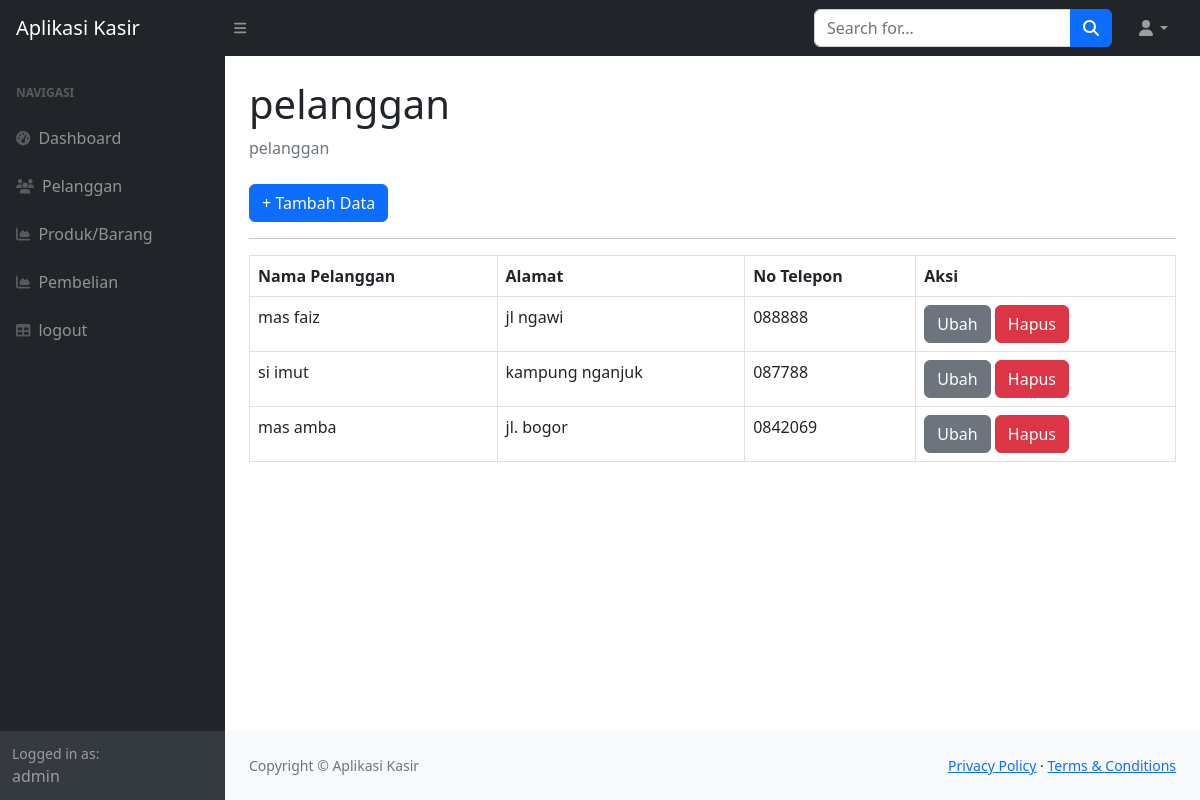
The app's page /ukk_kasir/index.php?page=pelanggan (signed in) with its own data.
### tables this page shows
CREATE TABLE `pelanggan` (
  `id_pelanggan` int(11) NOT NULL,
  `nama_pelanggan` varchar(255) DEFAULT NULL,
  `alamat` text DEFAULT NULL,
  `no_telepon` varchar(255) DEFAULT NULL
);

### ukk_kasir/pelanggan.php (the view)
<div class="container-fluid px-4">
                        <h1 class="mt-4">pelanggan</h1>
                        <ol class="breadcrumb mb-4">
                            <li class="breadcrumb-item active">pelanggan</li>
                        </ol>
                        <a href="?page=pelanggan_tambah" class="btn btn-primary">+ Tambah Data</a>
                        <hr>
                        <table class="table table-bordered">
                            <tr>
                                <th>Nama Pelanggan</th>
                                <th>Alamat</th>
                                <th>No Telepon</th>
                                <th>Aksi</th>
                            </tr>
                            <?php
                                $query = mysqli_query($koneksi, "SELECT*FROM pelanggan");
                                while($data = mysqli_fetch_array($query)){
                                    ?>
                                    <tr>
                                        <td><?php echo $data['nama_pelanggan']; ?></td>
                                        <td><?php echo $data['alamat']; ?></td>
                                        <td><?php echo $data['no_telepon']; ?></td>
                                        <td>
                                            <a href="?page=pelanggan_ubah&&id=<?php echo $data['id_pelanggan']; ?>" class="btn btn-secondary">Ubah</a>
                                            <a href="?page=pelanggan_hapus&&id=<?php echo $data['id_pelanggan']; ?>" class="btn btn-danger">Hapus</a>
                                        </td>
                                    </tr>
                                    <?php
                                }
                            ?>
                        </table>
                    </div>

### records on screen
pelanggan: nama_pelanggan "mas faiz", alamat "jl ngawi", no_telepon "088888"
pelanggan: nama_pelanggan "si imut", alamat "kampung nganjuk", no_telepon "087788"
pelanggan: nama_pelanggan "mas amba", alamat "jl. bogor", no_telepon "0842069"

### other values on screen
$_SESSION['user']['nama'] "admin"
